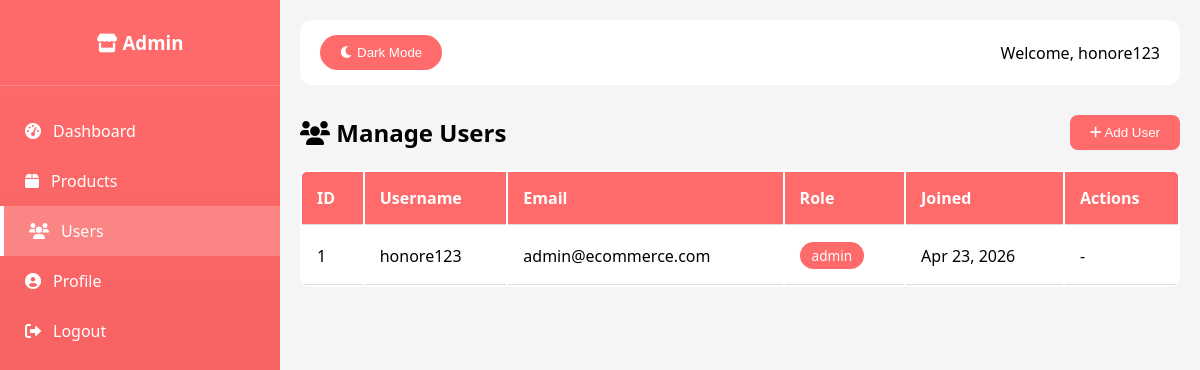
/admin/manage_users.php (signed in), run on the app's committed database.
### tables this page shows
CREATE TABLE users (
    id INT PRIMARY KEY AUTO_INCREMENT,
    username VARCHAR(50) UNIQUE NOT NULL,
    email VARCHAR(100) UNIQUE NOT NULL,
    password VARCHAR(255) NOT NULL,
    profile_picture VARCHAR(255) DEFAULT 'default-avatar.png',
    role ENUM('user', 'admin') DEFAULT 'user',
    created_at TIMESTAMP DEFAULT CURRENT_TIMESTAMP,
    updated_at TIMESTAMP DEFAULT CURRENT_TIMESTAMP ON UPDATE CURRENT_TIMESTAMP
);

### admin/manage_users.php (the view, shortened to what this page needs)
<?php
require_once '../config/database.php';
$users = $pdo->query("SELECT * FROM users ORDER BY created_at DESC")->fetchAll();
?>
<!DOCTYPE html>
<html lang="en">
<head>
    <link href="https://cdnjs.cloudflare.com/ajax/libs/font-awesome/6.0.0/css/all.min.css" rel="stylesheet">
</head>
<body>
<div class="dashboard-container">
    <div class="sidebar">
        <div class="sidebar-header"><h3><i class="fas fa-store"></i> Admin</h3></div>
        <nav class="sidebar-nav">
            <a href="dashboard.php"><i class="fas fa-tachometer-alt"></i> <span>Dashboard</span></a>
            <a href="manage_products.php"><i class="fas fa-box"></i> <span>Products</span></a>
            <a href="manage_users.php" class="active"><i class="fas fa-users"></i> <span>Users</span></a>
            <a href="profile.php"><i class="fas fa-user-circle"></i> <span>Profile</span></a>
            <a href="../logout.php"><i class="fas fa-sign-out-alt"></i> <span>Logout</span></a>
        </nav>
    </div>
    <div class="main-content">
        <div class="top-bar">
            <button class="mode-toggle" onclick="document.body.classList.toggle('dark-mode')"><i class="fas fa-moon"></i> Dark Mode</button>
            <div><span>Welcome, <?php echo htmlspecialchars($_SESSION['username']); ?></span></div>
        </div>
        <div class="content-header">
            <h2><i class="fas fa-users"></i> Manage Users</h2>
            <button class="btn-primary" onclick="document.getElementById('addModal').style.display='block'"><i class="fas fa-plus"></i> Add User</button>
        </div>
        <table class="data-table">
            <thead><tr><th>ID</th><th>Username</th><th>Email</th><th>Role</th><th>Joined</th><th>Actions</th></tr></thead>
            <tbody>
                <?php foreach ($users as $user): ?>
                <tr>
                    <td><?php echo $user['id']; ?></td>
                    <td><?php echo htmlspecialchars($user['username']); ?></td>
                    <td><?php echo htmlspecialchars($user['email']); ?></td>
                    <td><span class="badge" style="background: <?php echo $user['role'] == 'admin' ? '#ff6b6b' : '#4caf50'; ?>"><?php echo $user['role']; ?></span></td>
                    <td><?php echo date('M d, Y', strtotime($user['created_at'])); ?></td>
                    <td><?php if ($user['id'] != $_SESSION['user_id'] && $user['role'] != 'admin'): ?><a href="?delete=<?php echo $user['id']; ?>" class="btn-delete" onclick="return confirm('Delete this user?')"><i class="fas fa-trash"></i> Delete</a><?php else: ?>-<?php endif; ?></td>
                </tr>
                <?php endforeach; ?>
            </tbody>
        </table>
    </div>
</div>
</body>
</html>

### admin/manage_users.php (style rules this page uses)
* { margin: 0; padding: 0; box-sizing: border-box; }
body { font-family: 'Segoe UI', Tahoma, Geneva, Verdana, sans-serif; background: #f5f5f5; }
.dashboard-container { display: flex; min-height: 100vh; }
.sidebar { width: 280px; background: linear-gradient(180deg, #ff6b6b, #ee5a5a); color: white; position: fixed; height: 100%; left: 0; top: 0; }
.sidebar-header { padding: 30px 20px; text-align: center; border-bottom: 1px solid rgba(255,255,255,0.2); }
.sidebar-nav { padding: 20px 0; }
.sidebar-nav a { display: flex; align-items: center; padding: 14px 25px; color: white; text-decoration: none; gap: 12px; transition: 0.3s; }
.sidebar-nav a:hover, .sidebar-nav a.active { background: rgba(255,255,255,0.2); border-left: 4px solid white; }
.main-content { flex: 1; margin-left: 280px; padding: 20px; }
.top-bar { display: flex; justify-content: space-between; align-items: center; padding: 15px 20px; background: #fff; border-radius: 12px; margin-bottom: 30px; }
.mode-toggle { padding: 10px 20px; background: #ff6b6b; color: white; border: none; border-radius: 25px; cursor: pointer; }
.content-header { display: flex; justify-content: space-between; align-items: center; margin-bottom: 20px; }
.btn-primary { padding: 10px 20px; background: #ff6b6b; color: white; border: none; border-radius: 8px; cursor: pointer; }
.data-table { width: 100%; background: #fff; border-radius: 12px; overflow: hidden; }
.data-table th, .data-table td { padding: 15px; text-align: left; border-bottom: 1px solid #ddd; }
.data-table th { background: #ff6b6b; color: white; }
.badge { padding: 4px 12px; border-radius: 20px; font-size: 0.85rem; display: inline-block; color: white; }

### data on the page
users: id "1", username "honore123", email "admin@ecommerce.com", role "admin", created_at "Apr 23, 2026"

### other printed values
$_SESSION['username'] "honore123"
